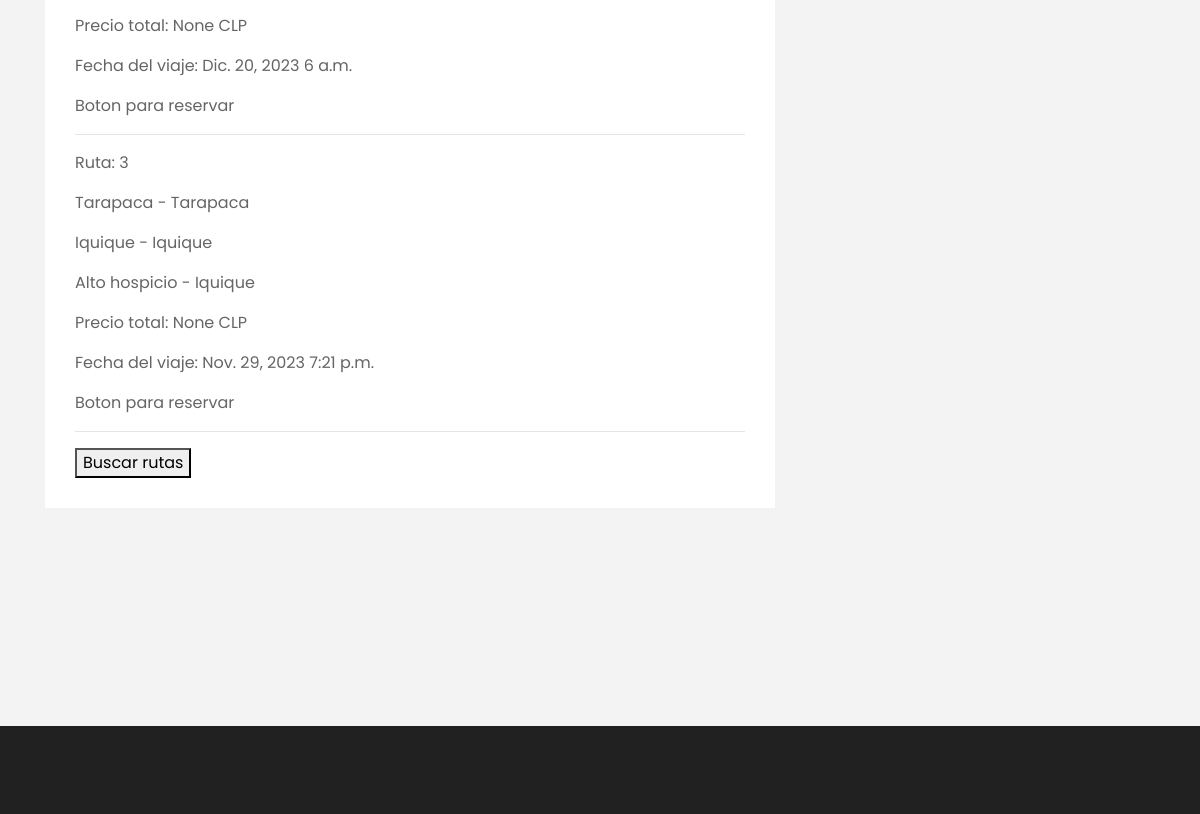
The page /es/usr_srap/ (middle part) on the database as committed earlier.
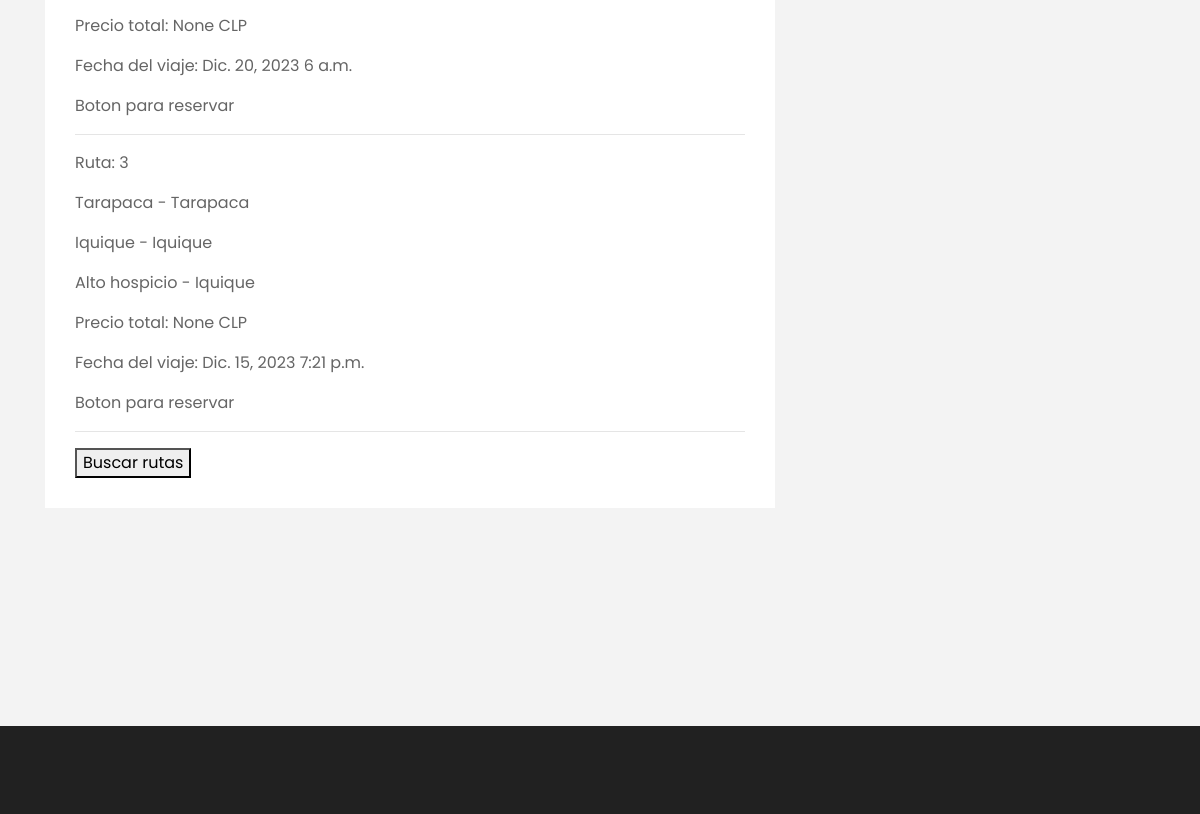
The same page on the database as committed later.
### Gestion_viajes/models.py (models this page shows)
class Ruta(models.Model):
    id = models.AutoField(primary_key=True,unique=True)
    conductor = models.ForeignKey(Taxista,on_delete=models.SET_NULL,null=True,blank=True,default=None)
    origen = models.CharField(max_length=254,null=True,blank=True)
    numero_origen = models.IntegerField(null=True,blank=True)
    tipo_origen = models.ForeignKey(TiposCalle,on_delete = models.SET_NULL,blank=True,null=True,default=None,related_name='ruta_torigen')
    destino = models.CharField(max_length=54,null=True,blank=True)
    numero_destino = models.IntegerField(null=True,blank=True)
    tipo_destino = models.ForeignKey(TiposCalle,on_delete = models.SET_NULL,blank=True,null=True,default=None,related_name='ruta_tdestino')
    fecha_viaje = models.DateField(null=True,blank=True)
    hora_viaje = models.TimeField(null=True,blank=True)
    anulado = models.IntegerField(null=True,blank=True)
    motivo_anulacion = models.TextField(null=True,blank=True)
    observacion = models.CharField(max_length=254,null=True,blank=True)
    descripcion = models.TextField(null=True,blank=True)
    tipo_tarifa = models.ForeignKey(Tarifa,models.SET_NULL,null=True,blank=True,default=None)
    monto_tarifa = models.FloatField(null=True,blank=True)
    region = models.ForeignKey(Region,on_delete=models.SET_NULL,null=True,blank=True,default=None)
    ciudad = models.ForeignKey(Ciudad,on_delete=models.SET_NULL,null=True,blank=True,default=None)
    comuna = models.ForeignKey(Comuna,on_delete=models.SET_NULL,null=True,blank=True,default=None)
    region_destino = models.ForeignKey(Region,on_delete=models.SET_NULL,null=True,blank=True,default=None,related_name='ruta_rdestino')
    ciudad_destino = models.ForeignKey(Ciudad,on_delete=models.SET_NULL,null=True,blank=True,default=None,related_name='ruta_cidestino')
    comuna_destino = models.ForeignKey(Comuna,on_delete=models.SET_NULL,null=True,blank=True,default=None,related_name='ruta_codestino')
    deleted_at = models.DateTimeField(null=True,blank=True)
    created_at = models.DateTimeField(null=True,blank=True)

class Region(models.Model):
    id = models.AutoField(primary_key=True,unique=True)
    nombre = models.CharField(max_length=254,blank=True,null=True)
    pais = models.ForeignKey(Pais,on_delete=models.SET_NULL,blank=True,null=True)
    deleted_at = models.DateTimeField(null=True,blank=True)
    created_at = models.DateTimeField(null=True,blank=True)
    def __str__(self):
        return self.nombre

class Ciudad(models.Model):
    id = models.AutoField(primary_key=True,unique=True)
    nombre = models.CharField(max_length=254,blank=True,null=True)
    region = models.ForeignKey(Region,on_delete=models.SET_NULL,blank=True,null=True)
    deleted_at = models.DateTimeField(null=True,blank=True)
    created_at = models.DateTimeField(null=True,blank=True)
    def __str__(self):
        return self.nombre

class Comuna(models.Model):
    id = models.AutoField(primary_key=True,unique=True)
    nombre = models.CharField(max_length=254,blank=True,null=True)
    ciudad = models.ForeignKey(Ciudad,on_delete=models.SET_NULL,blank=True,null=True)
    deleted_at = models.DateTimeField(null=True,blank=True)
    created_at = models.DateTimeField(null=True,blank=True)
    def __str__(self):
        return self.nombre

### Gestion_viajes/views.py (the view)
# urls.py: path("usr_srap/",views.usr_busqueda_reserva,name='usr_busqueda_reserva'),
def usr_busqueda_reserva(request):
    usuario = request.session.get('user')
    if request.method == 'POST':
        form = RutaForm(request.POST)
        if form.is_valid() and form is not None:
            if usuario is not None:
                context = {'form':form}
                ruta_vehiculo = form.save(commit=False)
                fecha_ruta = ruta_vehiculo.fecha_viaje
                region_origen = ruta_vehiculo.region
                ciudad_origen = ruta_vehiculo.ciudad
                comuna_origen = ruta_vehiculo.comuna
                region_destino = ruta_vehiculo.region_destino
                ciudad_destino = ruta_vehiculo.ciudad_destino
                comuna_destino = ruta_vehiculo.comuna_destino
                if fecha_ruta is not None:
                    try:
                        rutas_region = Ruta.objects.filter(region=region_origen,region_destino=region_destino,fecha_viaje=fecha_ruta,deleted_at=None)
                        if rutas_region is not None:
                            context = {'form':form,'rutas':rutas_region}
                    except:
                        rutas_region = None
                    if ciudad_origen is not None and ciudad_destino is not None:
                        try:
                            rutas_ciudad = Ruta.objects.filter(ciudad=ciudad_origen,ciudad_destino=ciudad_destino,fecha_viaje=fecha_ruta,deleted_at=None)
                            if rutas_ciudad is not None:
                                context = {'form':form,'rutas':rutas_ciudad}
                        except:
                            rutas_ciudad = None
                    if comuna_origen is not None and comuna_destino is not None:
                        try:
                            rutas_comuna = Ruta.objects.filter(comuna=comuna_origen,comuna_destino=comuna_destino,fecha_viaje=fecha_ruta,deleted_at=None)
                            if rutas_comuna is not None:
                                context = {'form':form,'rutas':rutas_comuna}
                        except:
                            rutas_comuna = None
                else:
                    try:
                        rutas_region = Ruta.objects.filter(region=region_origen,region_destino=region_destino,deleted_at=None)
                        if rutas_region is not None:
                            context = {'form':form,'rutas':rutas_region}
                    except:
                        rutas_region = None
                    if ciudad_origen is not None and ciudad_destino is not None:
                        try:
                            rutas_ciudad = Ruta.objects.filter(ciudad=ciudad_origen,ciudad_destino=ciudad_destino,deleted_at=None)
                            if rutas_ciudad is not None:
                                context = {'form':form,'rutas':rutas_ciudad}
                        except:
                            rutas_ciudad = None
                    if comuna_origen is not None and comuna_destino is not None:
                        try:
                            rutas_comuna = Ruta.objects.filter(comuna=comuna_origen,comuna_destino=comuna_destino,deleted_at=None)
                            if rutas_comuna is not None:
                                context = {'form':form,'rutas':rutas_comuna}
                        except:
                            rutas_comuna = None
                return render(request,'Gestion_viajes/usr_busqueda_reserva.html',context)
            else:
                form = RutaForm()
                rutas = Ruta.objects.filter(deleted_at=None)
                context = {'rutas':rutas,'form':form}
                return render(request,'Gestion_viajes/usr_busqueda_reserva.html',context)
    else:
        form = RutaForm()
        rutas = Ruta.objects.filter(deleted_at=None)
        context = {'rutas':rutas,'form':form}
        return render(request,'Gestion_viajes/usr_busqueda_reserva.html',context)

### Taxis_tarapaca/templates/Gestion_viajes/usr_busqueda_reserva.html (shortened to what this page needs)
{% extends "user_page.html" %}
{% load cms_tags %}
{% block content %}
    <form method="post" action="{% url 'usr_busqueda_reserva' %}">
        <br>
        <br>
        {% if rutas %}
            {% for ruta in rutas %}
                <p>Ruta: {{ ruta.id }}</p>
                <p>{{ ruta.region }} - {{ ruta.region_destino }}</p>
                {% if ruta.ciudad is not None and ruta.ciudad_destino is not None %}
                    <p>{{ ruta.ciudad }} - {{ruta.ciudad_destino}}</p>
                {% endif %}
                {% if ruta.comuna is not None and ruta.comuna_destino is not None %}
                    <p>{{ ruta.comuna }} - {{ruta.comuna_destino}}</p>
                {% endif %}
                <p>Precio total: {{ ruta.monto_tarifa }} CLP</p>
                <p>Fecha del viaje: {{ ruta.fecha_viaje }} {{ ruta.hora_viaje }}<p>
                Boton para reservar
                <hr>
            {% endfor %}
        {% elif rutas.fecha_viaje is None %}
                    <p>No hay rutas para la fecha especificada<p>
        {% endif %}
        <button type="submit">Buscar rutas</button>
    </form>
{% endblock content %}

Rows that differ between the two databases and show on the page:
changed Ruta "Tarapaca": fecha_viaje "Nov. 29, 2023" → "Dic. 15, 2023"
